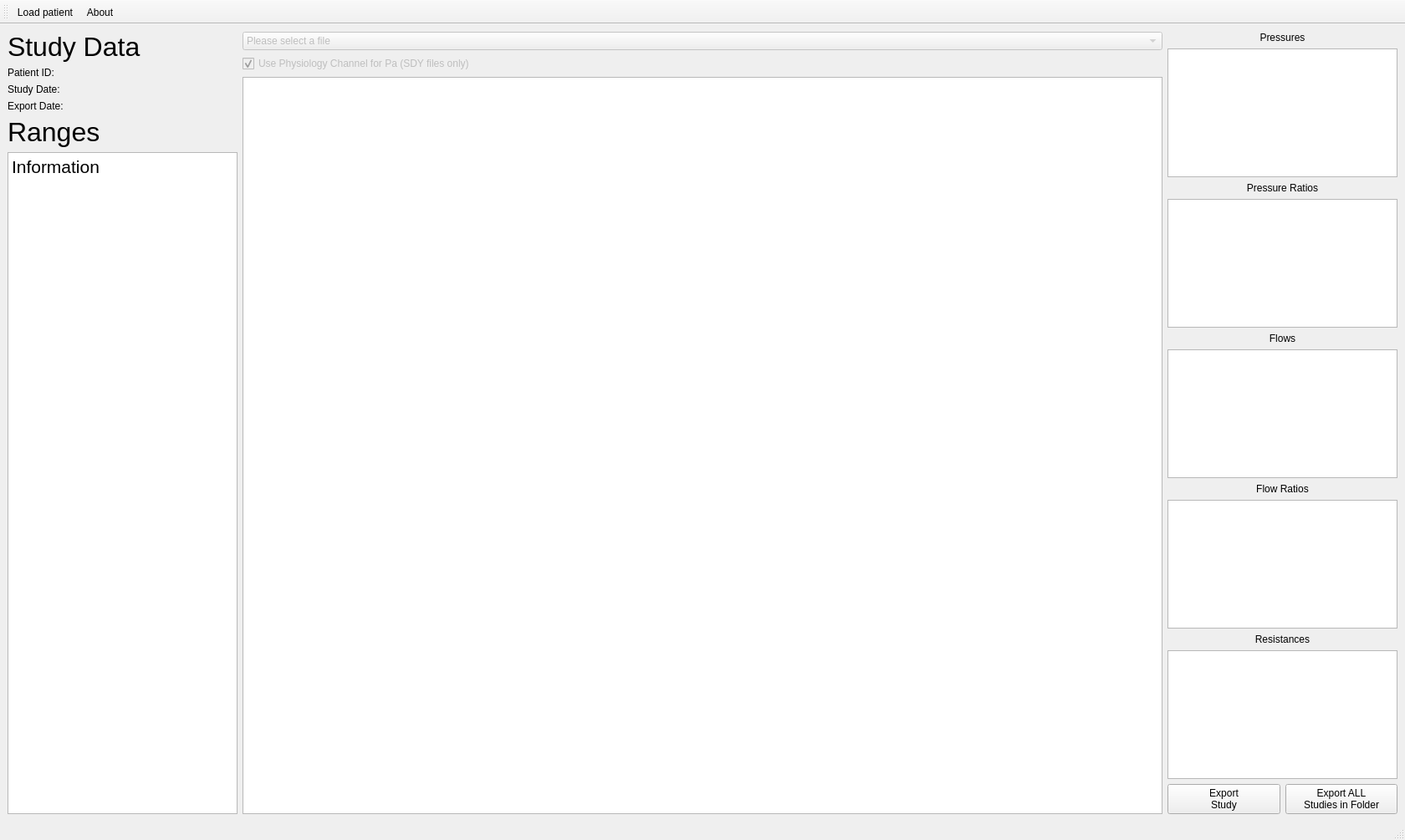
<?xml version="1.0" encoding="UTF-8"?>
<ui version="4.0">
 <class>MainWindow</class>
 <widget class="QMainWindow" name="MainWindow">
  <property name="enabled">
   <bool>true</bool>
  </property>
  <property name="geometry">
   <rect>
    <x>0</x>
    <y>0</y>
    <width>1680</width>
    <height>1005</height>
   </rect>
  </property>
  <property name="windowTitle">
   <string>CoPhyPy</string>
  </property>
  <widget class="QWidget" name="centralwidget">
   <layout class="QGridLayout" name="gridLayout" columnstretch="2,8,2">
    <item row="0" column="1">
     <layout class="QVBoxLayout" name="verticalLayout_Centre">
      <item>
       <widget class="QComboBox" name="comboBox_txtsdyFiles">
        <property name="enabled">
         <bool>false</bool>
        </property>
        <property name="currentText">
         <string>Please select a file</string>
        </property>
        <item>
         <property name="text">
          <string>Please select a file</string>
         </property>
        </item>
       </widget>
      </item>
      <item>
       <widget class="QCheckBox" name="checkBox_Pa">
        <property name="enabled">
         <bool>false</bool>
        </property>
        <property name="text">
         <string>Use Physiology Channel for Pa (SDY files only)</string>
        </property>
        <property name="checked">
         <bool>true</bool>
        </property>
       </widget>
      </item>
      <item>
       <widget class="PlotWidget" name="graphicsView_"/>
      </item>
     </layout>
    </item>
    <item row="0" column="0">
     <layout class="QVBoxLayout" name="verticalLayout_Left" stretch="0,0,0">
      <item>
       <layout class="QVBoxLayout" name="verticalLayout">
        <item>
         <widget class="QLabel" name="label_StudyData">
          <property name="font">
           <font>
            <pointsize>24</pointsize>
           </font>
          </property>
          <property name="text">
           <string>Study Data</string>
          </property>
         </widget>
        </item>
        <item>
         <widget class="QLabel" name="label_PatientID">
          <property name="text">
           <string>Patient ID:</string>
          </property>
         </widget>
        </item>
        <item>
         <widget class="QLabel" name="label_StudyDate">
          <property name="text">
           <string>Study Date:</string>
          </property>
         </widget>
        </item>
        <item>
         <widget class="QLabel" name="label_ExportDate">
          <property name="text">
           <string>Export Date:</string>
          </property>
         </widget>
        </item>
       </layout>
      </item>
      <item>
       <layout class="QVBoxLayout" name="verticalLayout_Buttons">
        <item alignment="Qt::AlignTop">
         <widget class="QLabel" name="label_Buttons">
          <property name="font">
           <font>
            <pointsize>24</pointsize>
           </font>
          </property>
          <property name="text">
           <string>Ranges</string>
          </property>
         </widget>
        </item>
       </layout>
      </item>
      <item>
       <layout class="QVBoxLayout" name="verticalLayout_Info">
        <item>
         <widget class="QTextBrowser" name="textBrowser">
          <property name="html">
           <string>&lt;!DOCTYPE HTML PUBLIC &quot;-//W3C//DTD HTML 4.0//EN&quot; &quot;http://www.w3.org/TR/REC-html40/strict.dtd&quot;&gt;
&lt;html&gt;&lt;head&gt;&lt;meta name=&quot;qrichtext&quot; content=&quot;1&quot; /&gt;&lt;style type=&quot;text/css&quot;&gt;
p, li { white-space: pre-wrap; }
&lt;/style&gt;&lt;/head&gt;&lt;body style=&quot; font-family:'MS Shell Dlg 2'; font-size:8.25pt; font-weight:400; font-style:normal;&quot;&gt;
&lt;p style=&quot; margin-top:0px; margin-bottom:0px; margin-left:0px; margin-right:0px; -qt-block-indent:0; text-indent:0px;&quot;&gt;&lt;span style=&quot; font-size:16pt;&quot;&gt;Information&lt;/span&gt;&lt;/p&gt;&lt;/body&gt;&lt;/html&gt;</string>
          </property>
         </widget>
        </item>
       </layout>
      </item>
     </layout>
    </item>
    <item row="0" column="2">
     <layout class="QVBoxLayout" name="verticalLayout_Results">
      <property name="bottomMargin">
       <number>0</number>
      </property>
      <item>
       <layout class="QVBoxLayout" name="verticalLayout_Pressures">
        <item>
         <widget class="QLabel" name="label_Pressures">
          <property name="text">
           <string>Pressures</string>
          </property>
          <property name="alignment">
           <set>Qt::AlignCenter</set>
          </property>
         </widget>
        </item>
        <item>
         <widget class="QTableWidget" name="tableWidget_Pressures">
          <property name="sizePolicy">
           <sizepolicy hsizetype="Minimum" vsizetype="Expanding">
            <horstretch>0</horstretch>
            <verstretch>0</verstretch>
           </sizepolicy>
          </property>
         </widget>
        </item>
       </layout>
      </item>
      <item>
       <layout class="QVBoxLayout" name="verticalLayout_PressureRatios">
        <item>
         <widget class="QLabel" name="label_PressureRatios">
          <property name="text">
           <string>Pressure Ratios</string>
          </property>
          <property name="alignment">
           <set>Qt::AlignCenter</set>
          </property>
         </widget>
        </item>
        <item>
         <widget class="QTableWidget" name="tableWidget_PressureRatios">
          <property name="sizePolicy">
           <sizepolicy hsizetype="Minimum" vsizetype="Expanding">
            <horstretch>0</horstretch>
            <verstretch>0</verstretch>
           </sizepolicy>
          </property>
         </widget>
        </item>
       </layout>
      </item>
      <item>
       <layout class="QVBoxLayout" name="verticalLayout_Flows">
        <item>
         <widget class="QLabel" name="label_Flows">
          <property name="text">
           <string>Flows</string>
          </property>
          <property name="alignment">
           <set>Qt::AlignCenter</set>
          </property>
         </widget>
        </item>
        <item>
         <widget class="QTableWidget" name="tableWidget_Flows">
          <property name="sizePolicy">
           <sizepolicy hsizetype="Minimum" vsizetype="Expanding">
            <horstretch>0</horstretch>
            <verstretch>0</verstretch>
           </sizepolicy>
          </property>
         </widget>
        </item>
       </layout>
      </item>
      <item>
       <layout class="QVBoxLayout" name="verticalLayout_FlowRatios">
        <item>
         <widget class="QLabel" name="label_FlowRatios">
          <property name="text">
           <string>Flow Ratios</string>
          </property>
          <property name="alignment">
           <set>Qt::AlignCenter</set>
          </property>
         </widget>
        </item>
        <item>
         <widget class="QTableWidget" name="tableWidget_FlowRatios">
          <property name="sizePolicy">
           <sizepolicy hsizetype="Minimum" vsizetype="Expanding">
            <horstretch>0</horstretch>
            <verstretch>0</verstretch>
           </sizepolicy>
          </property>
         </widget>
        </item>
       </layout>
      </item>
      <item>
       <layout class="QVBoxLayout" name="verticalLayout_Resistances">
        <item>
         <widget class="QLabel" name="label_Resistances">
          <property name="text">
           <string>Resistances</string>
          </property>
          <property name="alignment">
           <set>Qt::AlignCenter</set>
          </property>
         </widget>
        </item>
        <item>
         <widget class="QTableWidget" name="tableWidget_Resistances">
          <property name="sizePolicy">
           <sizepolicy hsizetype="Minimum" vsizetype="Expanding">
            <horstretch>0</horstretch>
            <verstretch>0</verstretch>
           </sizepolicy>
          </property>
         </widget>
        </item>
       </layout>
      </item>
      <item>
       <layout class="QHBoxLayout" name="horizontalLayout_Export">
        <item>
         <widget class="QPushButton" name="pushButton_ExportStudy">
          <property name="styleSheet">
           <string notr="true">background-color: 'green'</string>
          </property>
          <property name="text">
           <string>Export
Study</string>
          </property>
         </widget>
        </item>
        <item>
         <widget class="QPushButton" name="pushButton_ExportAll">
          <property name="styleSheet">
           <string notr="true">background-color: 'red'</string>
          </property>
          <property name="text">
           <string>Export ALL
Studies in Folder</string>
          </property>
         </widget>
        </item>
       </layout>
      </item>
     </layout>
    </item>
   </layout>
  </widget>
  <widget class="QStatusBar" name="statusbar"/>
  <widget class="QToolBar" name="toolBar">
   <property name="enabled">
    <bool>true</bool>
   </property>
   <property name="windowTitle">
    <string>toolBar</string>
   </property>
   <attribute name="toolBarArea">
    <enum>TopToolBarArea</enum>
   </attribute>
   <attribute name="toolBarBreak">
    <bool>false</bool>
   </attribute>
   <addaction name="actionLoad_study"/>
   <addaction name="actionAbout"/>
  </widget>
  <action name="actionLoad_study">
   <property name="icon">
    <iconset>
     <normaloff>../../../BARD/ui/icons/Patient.png</normaloff>../../../BARD/ui/icons/Patient.png</iconset>
   </property>
   <property name="text">
    <string>Load patient</string>
   </property>
   <property name="shortcut">
    <string>Ctrl+N</string>
   </property>
  </action>
  <action name="actionAbout">
   <property name="icon">
    <iconset>
     <normaloff>../../../BARD/ui/icons/About.png</normaloff>../../../BARD/ui/icons/About.png</iconset>
   </property>
   <property name="text">
    <string>About</string>
   </property>
   <property name="shortcut">
    <string>Ctrl+I</string>
   </property>
  </action>
  <action name="actionExit">
   <property name="text">
    <string>Exit</string>
   </property>
   <property name="shortcut">
    <string>Ctrl+Q</string>
   </property>
  </action>
 </widget>
 <customwidgets>
  <customwidget>
   <class>PlotWidget</class>
   <extends>QGraphicsView</extends>
   <header>pyqtgraph</header>
  </customwidget>
 </customwidgets>
 <resources/>
 <connections/>
</ui>
